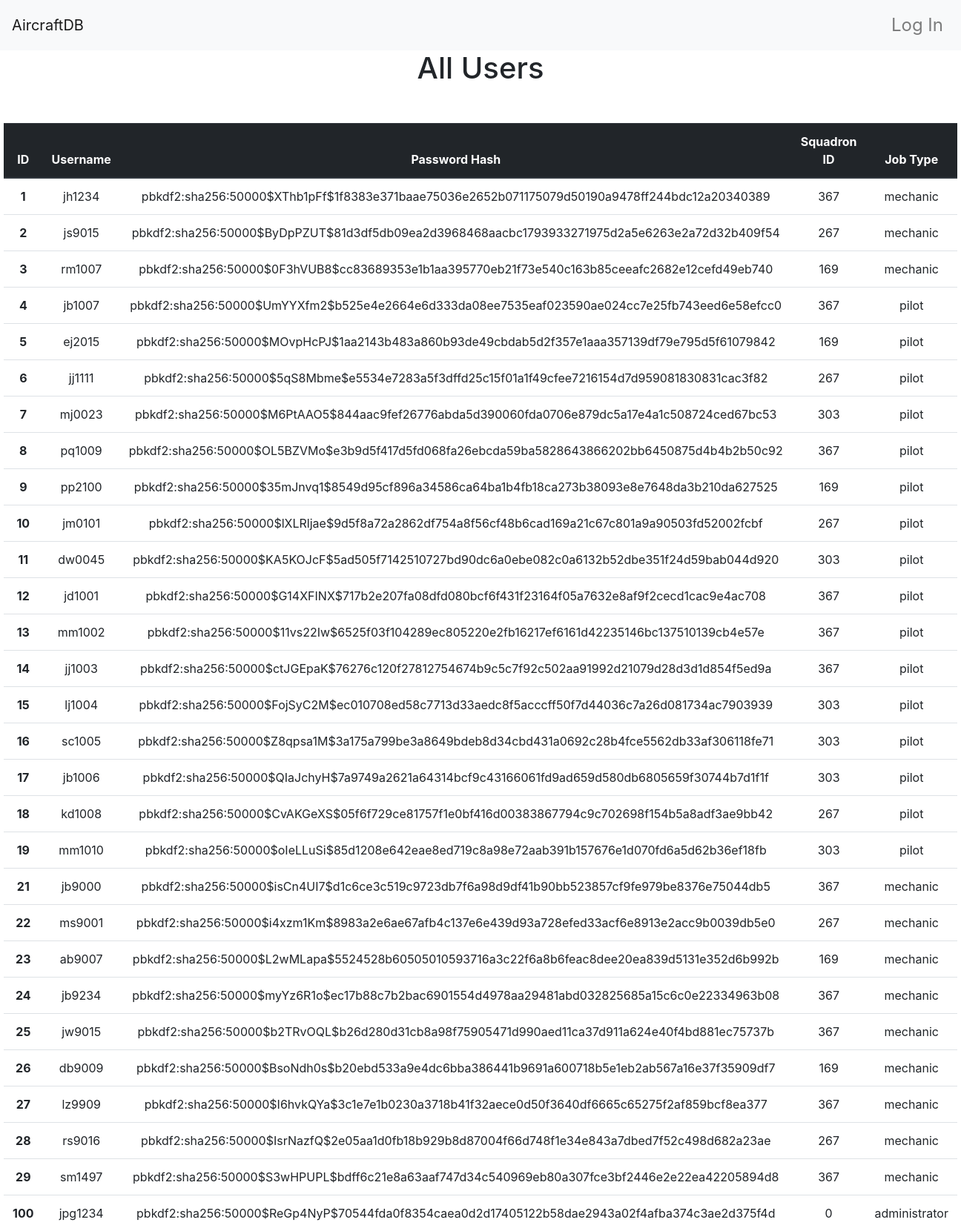
Screenshot of /administrator/view-users with the database file from the repository.
### app/models.py (models this page shows, shortened)
class User(UserMixin, db.Model, Base):
    __tablename__ = 'user'
    id = db.Column(db.Integer, primary_key=True)
    username = db.Column(db.String(15))
    password_hash = db.Column(db.String(128))
    squadron_id = db.Column(db.Integer, db.ForeignKey('squadron.id'))
    type = db.Column(db.String(50))
    __mapper_args__ = {
        'polymorphic_identity' : 'user',
        'polymorphic_on': type
    }
    @property
    def password(self):
        raise AttributeError('password is not a readable attribute')

class Mechanic(User):
    __tablename__ = 'mechanic'
    id = db.Column(db.Integer, db.ForeignKey('user.id'), primary_key=True)
    name = db.Column(db.String(80))
    __mapper_args__= {'polymorphic_identity': 'mechanic'}
    '''
    Insert mechanics into the database
    '''
    @property
    def password(self):
        raise AttributeError('password is not a readable attribute')

class User(UserMixin, db.Model, Base):
    __tablename__ = 'user'
    id = db.Column(db.Integer, primary_key=True)
    username = db.Column(db.String(15))
    password_hash = db.Column(db.String(128))
    squadron_id = db.Column(db.Integer, db.ForeignKey('squadron.id'))
    type = db.Column(db.String(50))
    __mapper_args__ = {
        'polymorphic_identity' : 'user',
        'polymorphic_on': type
    }
    @property
    def password(self):
        raise AttributeError('password is not a readable attribute')

class Pilot(User):
    __tablename__ = 'pilot'
    id = db.Column(db.Integer, db.ForeignKey('user.id'), primary_key=True)
    name = db.Column(db.String(80))
    hours = db.Column(db.Integer)
    __mapper_args__={'polymorphic_identity': 'pilot'}
    '''
    Insert pilots into the database
    '''
    @property
    def password(self):
        raise AttributeError('password is not a readable attribute')

class Administrator(User):
    __tablename__ = 'administrator'
    id = db.Column(db.Integer, db.ForeignKey('user.id'), primary_key=True)
    name = db.Column(db.String(80))
    __mapper_args__= {'polymorphic_identity': 'administrator'}
    '''
    Insert mechanics into the database
    '''
    @property
    def password(self):
        raise AttributeError('password is not a readable attribute')

### app/main/views.py (the view)
@main.route('/administrator/view-users')
def view_users():
    data = User.query.all()
    return render_template('administrator/view_users.html', data=data)

### app/templates/administrator/view_users.html
{% extends "base.html" %}
{% block page_content %}
<div class="table_heading">
    <h1>All Users</h1>
</div>
  <div class="second-container">
    <table class="table">
    <thead class="thead-dark">
      <tr>
        <th scope="col">ID</th>
        <th scope="col">Username</th>
        <th scope="col">Password Hash</th>
        <th scope="col">Squadron ID</th>
        <th scope="col">Job Type</th>
      </tr>
    </thead>
    <tbody>
    {% for person in data %}
      <tr>
        <th scope="row"> {{person.id}} </th>
        <td>{{person.username}}</td>
        <td>{{person.password_hash}}</td>
        <td>{{person.squadron_id}}</td>
        <td>{{person.type}}</td>
        {% endfor %}
    </tbody>
  </table>
  </div>
{% endblock %}

### app/static/style.css (style rules this page uses)
div.second-container { margin-top: 50px; text-align: center; }
div.second-container table { width: 50%; margin: auto; float: none;; }
div.table_heading { text-align: center }

### rows the page displays
Mechanic: id "1", username "jh1234", password_hash "pbkdf2:sha256:50000$XThb1pFf$1f8383e371baae75036e2652b071175079d50190a9478ff244bdc12a20340389", squadron_id "367", type "mechanic"
Mechanic: id "2", username "js9015", password_hash "pbkdf2:sha256:50000$ByDpPZUT$81d3df5db09ea2d3968468aacbc1793933271975d2a5e6263e2a72d32b409f54", squadron_id "267", type "mechanic"
Mechanic: id "3", username "rm1007", password_hash "pbkdf2:sha256:50000$0F3hVUB8$cc83689353e1b1aa395770eb21f73e540c163b85ceeafc2682e12cefd49eb740", squadron_id "169", type "mechanic"
Pilot: id "4", username "jb1007", password_hash "pbkdf2:sha256:50000$UmYYXfm2$b525e4e2664e6d333da08ee7535eaf023590ae024cc7e25fb743eed6e58efcc0", squadron_id "367", type "pilot"
Pilot: id "5", username "ej2015", password_hash "pbkdf2:sha256:50000$MOvpHcPJ$1aa2143b483a860b93de49cbdab5d2f357e1aaa357139df79e795d5f61079842", squadron_id "169", type "pilot"
Pilot: id "6", username "jj1111", password_hash "pbkdf2:sha256:50000$5qS8Mbme$e5534e7283a5f3dffd25c15f01a1f49cfee7216154d7d959081830831cac3f82", squadron_id "267", type "pilot"
Pilot: id "7", username "mj0023", password_hash "pbkdf2:sha256:50000$M6PtAAO5$844aac9fef26776abda5d390060fda0706e879dc5a17e4a1c508724ced67bc53", squadron_id "303", type "pilot"
Pilot: id "8", username "pq1009", password_hash "pbkdf2:sha256:50000$OL5BZVMo$e3b9d5f417d5fd068fa26ebcda59ba5828643866202bb6450875d4b4b2b50c92", squadron_id "367", type "pilot"
Pilot: id "9", username "pp2100", password_hash "pbkdf2:sha256:50000$35mJnvq1$8549d95cf896a34586ca64ba1b4fb18ca273b38093e8e7648da3b210da627525", squadron_id "169", type "pilot"
Pilot: id "10", username "jm0101", password_hash "pbkdf2:sha256:50000$lXLRljae$9d5f8a72a2862df754a8f56cf48b6cad169a21c67c801a9a90503fd52002fcbf", squadron_id "267", type "pilot"
Pilot: id "11", username "dw0045", password_hash "pbkdf2:sha256:50000$KA5KOJcF$5ad505f7142510727bd90dc6a0ebe082c0a6132b52dbe351f24d59bab044d920", squadron_id "303", type "pilot"
Pilot: id "12", username "jd1001", password_hash "pbkdf2:sha256:50000$G14XFINX$717b2e207fa08dfd080bcf6f431f23164f05a7632e8af9f2cecd1cac9e4ac708", squadron_id "367", type "pilot"
Pilot: id "13", username "mm1002", password_hash "pbkdf2:sha256:50000$11vs22Iw$6525f03f104289ec805220e2fb16217ef6161d42235146bc137510139cb4e57e", squadron_id "367", type "pilot"
Pilot: id "14", username "jj1003", password_hash "pbkdf2:sha256:50000$ctJGEpaK$76276c120f27812754674b9c5c7f92c502aa91992d21079d28d3d1d854f5ed9a", squadron_id "367", type "pilot"
Pilot: id "15", username "lj1004", password_hash "pbkdf2:sha256:50000$FojSyC2M$ec010708ed58c7713d33aedc8f5acccff50f7d44036c7a26d081734ac7903939", squadron_id "303", type "pilot"
Pilot: id "16", username "sc1005", password_hash "pbkdf2:sha256:50000$Z8qpsa1M$3a175a799be3a8649bdeb8d34cbd431a0692c28b4fce5562db33af306118fe71", squadron_id "303", type "pilot"
Pilot: id "17", username "jb1006", password_hash "pbkdf2:sha256:50000$QIaJchyH$7a9749a2621a64314bcf9c43166061fd9ad659d580db6805659f30744b7d1f1f", squadron_id "303", type "pilot"
Pilot: id "18", username "kd1008", password_hash "pbkdf2:sha256:50000$CvAKGeXS$05f6f729ce81757f1e0bf416d00383867794c9c702698f154b5a8adf3ae9bb42", squadron_id "267", type "pilot"
Pilot: id "19", username "mm1010", password_hash "pbkdf2:sha256:50000$oIeLLuSi$85d1208e642eae8ed719c8a98e72aab391b157676e1d070fd6a5d62b36ef18fb", squadron_id "303", type "pilot"
Mechanic: id "21", username "jb9000", password_hash "pbkdf2:sha256:50000$isCn4UI7$d1c6ce3c519c9723db7f6a98d9df41b90bb523857cf9fe979be8376e75044db5", squadron_id "367", type "mechanic"
Mechanic: id "22", username "ms9001", password_hash "pbkdf2:sha256:50000$i4xzm1Km$8983a2e6ae67afb4c137e6e439d93a728efed33acf6e8913e2acc9b0039db5e0", squadron_id "267", type "mechanic"
Mechanic: id "23", username "ab9007", password_hash "pbkdf2:sha256:50000$L2wMLapa$5524528b60505010593716a3c22f6a8b6feac8dee20ea839d5131e352d6b992b", squadron_id "169", type "mechanic"
Mechanic: id "24", username "jb9234", password_hash "pbkdf2:sha256:50000$myYz6R1o$ec17b88c7b2bac6901554d4978aa29481abd032825685a15c6c0e22334963b08", squadron_id "367", type "mechanic"
Mechanic: id "25", username "jw9015", password_hash "pbkdf2:sha256:50000$b2TRvOQL$b26d280d31cb8a98f75905471d990aed11ca37d911a624e40f4bd881ec75737b", squadron_id "367", type "mechanic"
Mechanic: id "26", username "db9009", password_hash "pbkdf2:sha256:50000$BsoNdh0s$b20ebd533a9e4dc6bba386441b9691a600718b5e1eb2ab567a16e37f35909df7", squadron_id "169", type "mechanic"
Mechanic: id "27", username "lz9909", password_hash "pbkdf2:sha256:50000$I6hvkQYa$3c1e7e1b0230a3718b41f32aece0d50f3640df6665c65275f2af859bcf8ea377", squadron_id "367", type "mechanic"
Mechanic: id "28", username "rs9016", password_hash "pbkdf2:sha256:50000$IsrNazfQ$2e05aa1d0fb18b929b8d87004f66d748f1e34e843a7dbed7f52c498d682a23ae", squadron_id "267", type "mechanic"
Mechanic: id "29", username "sm1497", password_hash "pbkdf2:sha256:50000$S3wHPUPL$bdff6c21e8a63aaf747d34c540969eb80a307fce3bf2446e2e22ea42205894d8", squadron_id "367", type "mechanic"
Administrator: id "100", username "jpg1234", password_hash "pbkdf2:sha256:50000$ReGp4NyP$70544fda0f8354caea0d2d17405122b58dae2943a02f4afba374c3ae2d375f4d", squadron_id "0", type "administrator"
